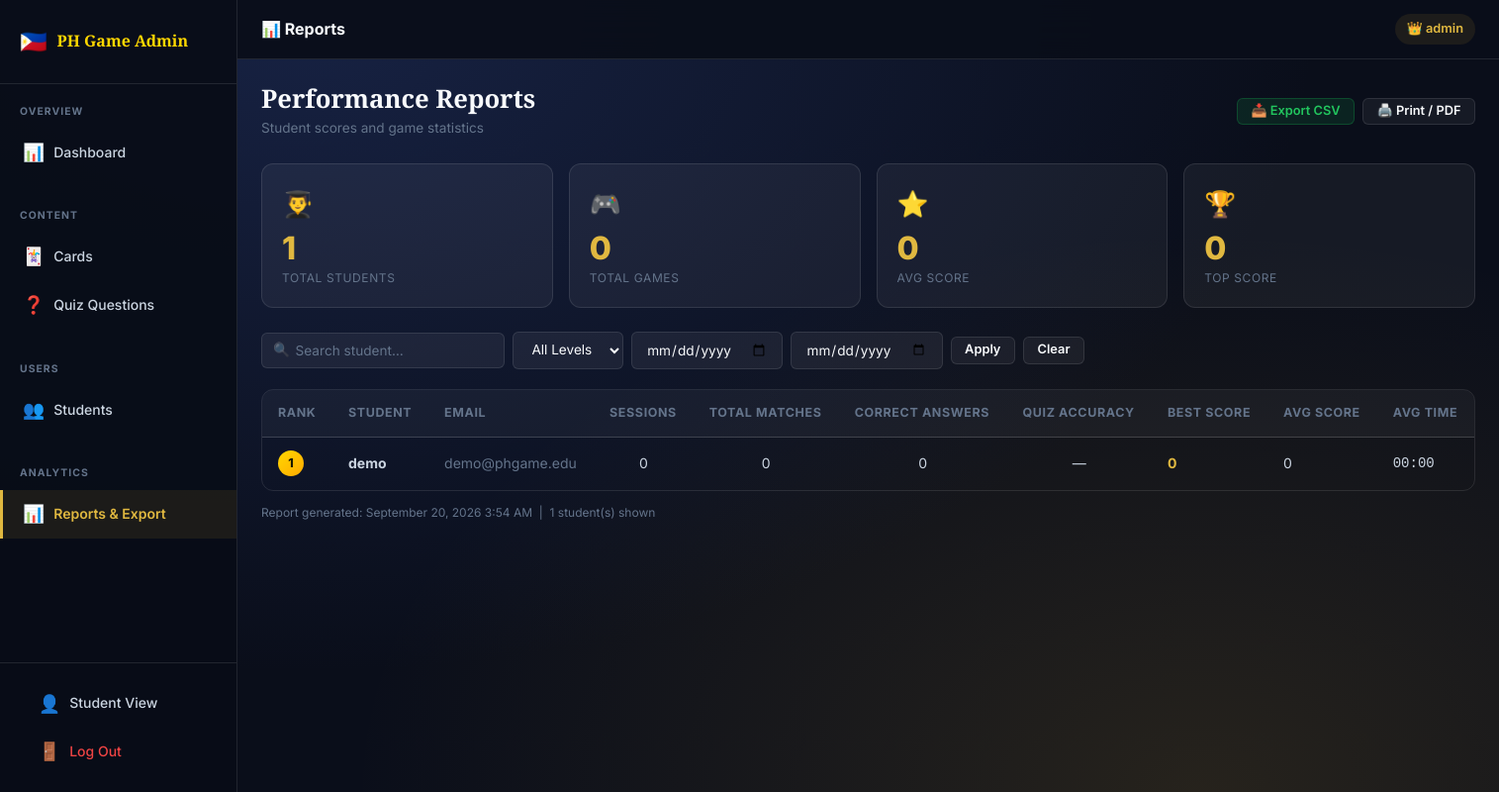
Screenshot of /admin/reports.php (signed in) with the database file from the repository.
### tables this page shows
CREATE TABLE `users` (
  `id`            INT AUTO_INCREMENT PRIMARY KEY,
  `username`      VARCHAR(50)  UNIQUE NOT NULL,
  `email`         VARCHAR(100) UNIQUE NOT NULL,
  `password_hash` VARCHAR(255) NOT NULL,
  `role`          ENUM('student','admin') DEFAULT 'student',
  `is_active`     TINYINT(1) DEFAULT 1,
  `created_at`    TIMESTAMP DEFAULT CURRENT_TIMESTAMP,
  `updated_at`    TIMESTAMP DEFAULT CURRENT_TIMESTAMP ON UPDATE CURRENT_TIMESTAMP
);

### includes/functions.php (called while the page is built, shortened)
<?php
function sanitize(mixed $val): string {
    return htmlspecialchars(trim((string)$val), ENT_QUOTES, 'UTF-8');
}
function formatTime(int $seconds): string {
    $m = intdiv($seconds, 60);
    $s = $seconds % 60;
    return sprintf('%02d:%02d', $m, $s);
}

### admin/reports.php (the view, shortened to what this page needs)
<?php
require_once '../includes/functions.php';
$db = getDB();
$filterDiff = sanitize($_GET['diff'] ?? '');
$filterFrom = sanitize($_GET['from'] ?? '');
$filterTo   = sanitize($_GET['to']   ?? '');
$searchQ    = sanitize($_GET['q']    ?? '');
$sql = '
    SELECT
        u.id,
        u.username,
        u.email,
        u.created_at AS joined,
        COUNT(pr.id)                    AS sessions,
        COALESCE(SUM(pr.matched_pairs), 0)   AS total_matches,
        COALESCE(SUM(pr.correct_answers),0)  AS total_correct,
        COALESCE(SUM(pr.total_questions),0)  AS total_questions,
        COALESCE(MAX(pr.score), 0)           AS best_score,
        COALESCE(AVG(pr.score), 0)           AS avg_score,
        COALESCE(AVG(pr.time_seconds), 0)    AS avg_time
    FROM users u
    LEFT JOIN performance_records pr ON pr.user_id = u.id
';
$where  = ["u.role = 'student'"];
$params = [];
$sql .= ' WHERE ' . implode(' AND ', $where);
$sql .= ' GROUP BY u.id ORDER BY best_score DESC';
$stmt = $db->prepare($sql);
$stmt->execute($params);
$report = $stmt->fetchAll();
$totals = [
    'students'  => $db->query("SELECT COUNT(*) FROM users WHERE role='student'")->fetchColumn(),
    'sessions'  => $db->query("SELECT COUNT(*) FROM performance_records")->fetchColumn(),
    'avg_score' => $db->query("SELECT COALESCE(AVG(score),0) FROM performance_records")->fetchColumn(),
    'top_score' => $db->query("SELECT COALESCE(MAX(score),0) FROM performance_records")->fetchColumn(),
];
?>
<!DOCTYPE html>
<html lang="en">
<head>
  <link rel="stylesheet" href="../assets/css/main.css">
  <link rel="stylesheet" href="../assets/css/admin.css">
</head>
<body class="page-bg">
<div class="admin-layout">
<?php include '_sidebar.php'; ?>
<div class="admin-main">
  <div class="admin-topbar">
    <div style="display:flex;align-items:center;gap:.75rem;">
      <span class="topbar-title">📊 Reports</span>
    </div>
    <div class="topbar-right">
      <div class="user-pill">👑 <?= htmlspecialchars($_SESSION['username']) ?></div>
    </div>
  </div>
  <div class="admin-content">
    <div class="page-header">
      <div>
        <h1>Performance Reports</h1>
        <p class="page-subtitle">Student scores and game statistics</p>
      </div>
      <div class="export-group">
        <a href="export.php?format=csv<?= $filterDiff ? '&diff='.$filterDiff : '' ?>"
           class="btn btn-success btn-sm">📥 Export CSV</a>
        <button onclick="window.print()" class="btn btn-secondary btn-sm">🖨️ Print / PDF</button>
      </div>
    </div>
    <div class="admin-stat-grid" style="grid-template-columns:repeat(4,1fr);margin-bottom:1.5rem;">
      <?php
      $ov = [
        ['👨‍🎓', number_format($totals['students']),             'Total Students'],
        ['🎮',   number_format($totals['sessions']),             'Total Games'],
        ['⭐',   number_format($totals['avg_score'], 0),        'Avg Score'],
        ['🏆',   number_format($totals['top_score']),           'Top Score'],
      ];
      foreach ($ov as [$i,$v,$l]) {
          echo "<div class='admin-stat-card'><div class='asc-icon'>{$i}</div><div class='asc-val'>{$v}</div><div class='asc-label'>{$l}</div></div>";
      }
      ?>
    </div>
    <form method="GET" class="toolbar" style="margin-bottom:1.25rem;">
      <div class="toolbar-left" style="flex-wrap:wrap;gap:.5rem;">
        <div class="search-wrap">
          <span class="search-icon">🔍</span>
          <input type="text" name="q" class="search-input" placeholder="Search student…" value="<?= htmlspecialchars($searchQ) ?>">
        </div>
        <select name="diff" class="filter-select" onchange="this.form.submit()">
          <option value="">All Levels</option>
        </select>
        <input type="date" name="from" class="filter-select" value="<?= $filterFrom ?>" title="From date">
        <input type="date" name="to"   class="filter-select" value="<?= $filterTo   ?>" title="To date">
        <button type="submit" class="btn btn-secondary btn-sm">Apply</button>
        <a href="reports.php" class="btn btn-secondary btn-sm">Clear</a>
      </div>
    </form>
    <div class="table-wrapper">
      <table id="report-table">
        <thead>
          <tr>
            <th>Rank</th>
            <th>Student</th>
            <th>Email</th>
            <th>Sessions</th>
            <th>Total Matches</th>
            <th>Correct Answers</th>
            <th>Quiz Accuracy</th>
            <th>Best Score</th>
            <th>Avg Score</th>
            <th>Avg Time</th>
          </tr>
        </thead>
        <tbody>
          <?php foreach ($report as $i => $r):
            $accuracy = $r['total_questions'] > 0
              ? round(($r['total_correct'] / $r['total_questions']) * 100) . '%' : '—';
          ?>
          <tr>
            <td><span class="rank-badge rank-<?= $i < 3 ? $i+1 : 'n' ?>"><?= $i+1 ?></span></td>
            <td><strong><?= htmlspecialchars($r['username']) ?></strong></td>
            <td class="text-muted"><?= htmlspecialchars($r['email']) ?></td>
            <td class="text-center"><?= $r['sessions'] ?></td>
            <td class="text-center"><?= number_format($r['total_matches']) ?></td>
            <td class="text-center"><?= number_format($r['total_correct']) ?></td>
            <td class="text-center"><?= $accuracy ?></td>
            <td class="text-gold fw-bold"><?= number_format($r['best_score']) ?></td>
            <td><?= number_format($r['avg_score'], 0) ?></td>
            <td class="font-mono"><?= formatTime((int)$r['avg_time']) ?></td>
          </tr>
          <?php endforeach; ?>
        </tbody>
      </table>
    </div>
    <p class="text-muted" style="font-size:.75rem;margin-top:.75rem;">
      Report generated: <?= date('F d, Y g:i A') ?> &nbsp;|&nbsp;
      <?= count($report) ?> student(s) shown
    </p>
  </div>
</div>
</div>
</body>
</html>

### assets/css/main.css (style rules this page uses)
:root { --navy-900: #0a0e1a; --navy-800: #0f1628; --navy-700: #141d35; --navy-600: #1a2445; --navy-500: #203060; --gold-500: #c8992a; --gold-400: #e0b840; --gold-300: #f0d060; --gold-glow: #ffd700; --red-500: #dc2626; --red-400: #ef4444; --green-500: #16a34a; --green-400: #22c55e; --blue-500: #1d4ed8; --blue-400: #3b82f6; --white: #ffffff; --gray-100: #f1f5f9; --gray-200: #e2e8f0; --gray-300: #cbd5e1; --gray-400: #94a3b8; --gray-500: #64748b; --text-primary: #f8fafc; --text-secondary: #cbd5e1; --text-muted: #64748b; --glass-bg: rgba(255, 255, 255, 0.05); --glass-border: rgba(255, 255, 255, 0.1); --glass-hover: rgba(255, 255, 255, 0.09); --shadow-sm: 0 1px 3px rgba(0,0,0,0.4); --shadow-md: 0 4px 16px rgba(0,0,0,0.5); --shadow-lg: 0 8px 32px rgba(0,0,0,0.6); --shadow-gold: 0 0 20px rgba(200,153,42,0.35); --radius-sm: 6px; --radius-md: 12px; --radius-lg: 18px; --radius-xl: 24px; --transition: 0.2s cubic-bezier(0.4, 0, 0.2, 1); --transition-slow: 0.4s cubic-bezier(0.4, 0, 0.2, 1); }
*, *::before, *::after { box-sizing: border-box; margin: 0; padding: 0; }
html { scroll-behavior: smooth; font-size: 16px; }
body { font-family: 'Inter', system-ui, sans-serif; background-color: var(--navy-900); color: var(--text-primary); min-height: 100vh; line-height: 1.6; -webkit-font-smoothing: antialiased; }
a { color: var(--gold-400); text-decoration: none; transition: color var(--transition); }
.page-bg { background: radial-gradient(ellipse at 20% 0%, rgba(32, 48, 96, 0.6) 0%, transparent 60%), radial-gradient(ellipse at 80% 100%, rgba(200,153,42,0.15) 0%, transparent 50%), var(--navy-900); min-height: 100vh; }
h1, h2, h3, h4, h5, h6 { font-family: 'Playfair Display', serif; line-height: 1.25; color: var(--text-primary); }
h1 { font-size: clamp(1.8rem, 4vw, 2.8rem); }
p { color: var(--text-secondary); }
.btn { display: inline-flex; align-items: center; justify-content: center; gap: 0.45rem; padding: 0.65rem 1.4rem; border-radius: var(--radius-sm); border: none; cursor: pointer; font-family: 'Inter', sans-serif; font-size: 0.9rem; font-weight: 600; transition: all var(--transition); text-decoration: none; white-space: nowrap; line-height: 1; }
.btn-secondary { background: var(--glass-bg); color: var(--text-primary); border: 1px solid var(--glass-border); }
.btn-success { background: rgba(22, 163, 74, 0.15); color: var(--green-400); border: 1px solid rgba(22,163,74,0.3); }
.btn-sm { padding: 0.4rem 0.85rem; font-size: 0.8rem; }
.table-wrapper { overflow-x: auto; border-radius: var(--radius-md); border: 1px solid var(--glass-border); }
table { width: 100%; border-collapse: collapse; font-size: 0.875rem; }
thead { background: rgba(255,255,255,0.04); border-bottom: 1px solid var(--glass-border); }
thead th { padding: 0.85rem 1rem; text-align: left; font-weight: 700; font-size: 0.78rem; text-transform: uppercase; letter-spacing: 0.05em; color: var(--text-muted); white-space: nowrap; }
tbody tr { border-bottom: 1px solid rgba(255,255,255,0.04); transition: background var(--transition); }
tbody tr:last-child { border-bottom: none; }
tbody td { padding: 0.85rem 1rem; color: var(--text-secondary); vertical-align: middle; }
.text-gold { color: var(--gold-400); }
.text-muted { color: var(--text-muted); }
.text-center { text-align: center; }
.font-mono { font-family: 'Courier New', monospace; }
.fw-bold { font-weight: 700; }

### rows the page displays
users: username "demo", email "demo@phgame.edu", sessions "0", total_matches "0", total_correct "0", accuracy "—", best_score "0", avg_score "0", avg_time "00:00"

### other values shown
$icon "📊 🃏 ❓ 👥 📊"
$label "Dashboard Cards Quiz Questions Students Reports & Export"
$_SESSION['username'] "admin"
$i "👨‍🎓"
$v "1"
$l "TOTAL STUDENTS"
$i "🎮"
$v "0"
$l "TOTAL GAMES"
$i "⭐"
$l "AVG SCORE"
$i "🏆"
$l "TOP SCORE"
count($report) "1"
